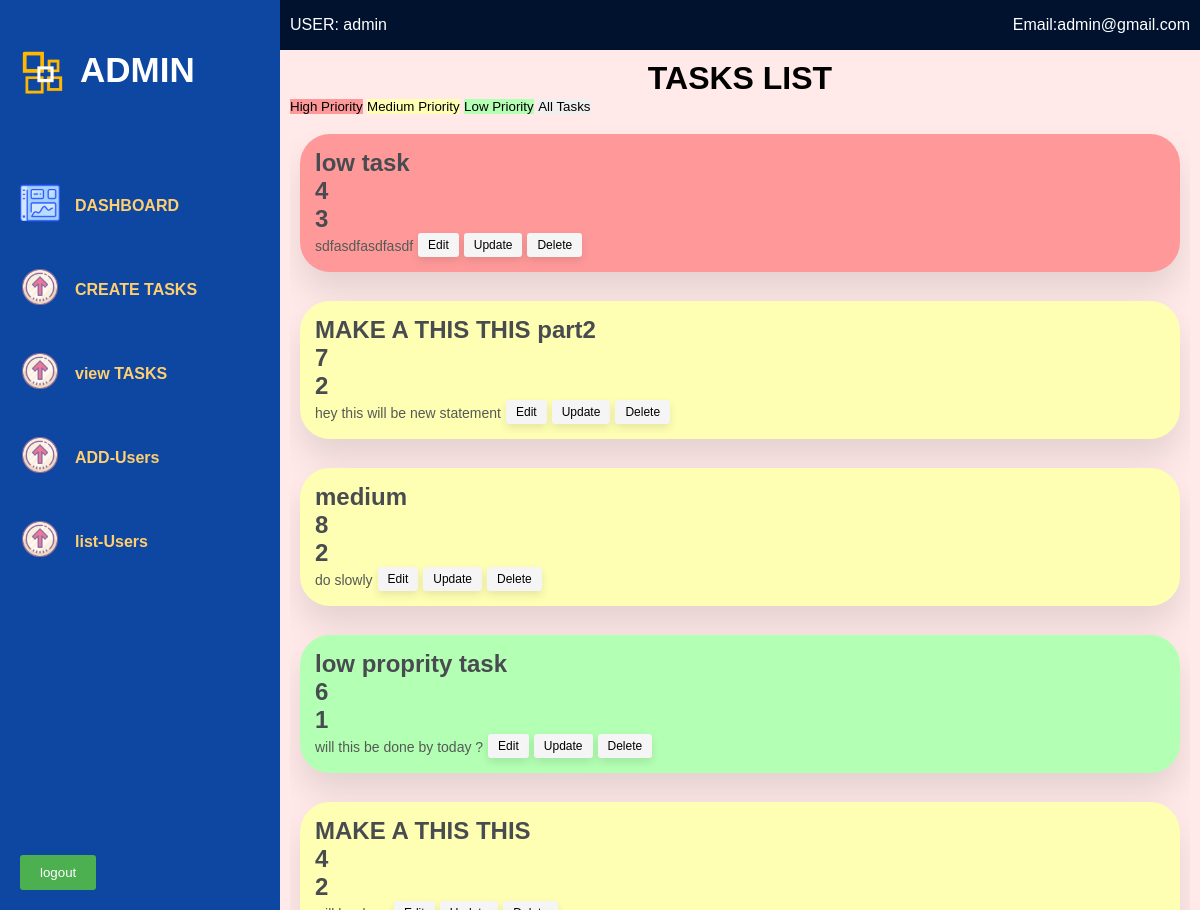
/viewtask.php (signed in), run on the app's committed database.
### tables this page shows
CREATE TABLE `tasks` (
  `task_id` int(10) NOT NULL,
  `title` varchar(222) NOT NULL,
  `description` text NOT NULL,
  `due_date` int(10) NOT NULL,
  `emp_id` int(10) NOT NULL,
  `task_priority` int(11) DEFAULT 1 CHECK (`task_priority` in (1,2,3))
);

### viewtask.php (the view, shortened to what this page needs)
<?php
require('config/db.php');
$query = 'SELECT *FROM tasks ';
$result = mysqli_query($conn,$query);
$tasks = mysqli_fetch_all($result, MYSQLI_ASSOC);
?>
<!DOCTYPE html>
<html lang="en">
  <head>
    <link rel="stylesheet" href="styledash.css" />
    <link rel="stylesheet" href="swiper/swiper-bundle.min.css" />
  </head>
  <body>
    <?php
      include('inc/header.php');
      ?>
    <div class="container">
      <div class="Section" style="overflow:auto">
    <h1 style="text-align: center;"> TASKS LIST</h1>
    <div class="sort-buttons">
  <button style=" background-color:#ff9999;" id="sort-high">High Priority</button>
  <button style=" background-color:#ffffb3;" id="sort-medium">Medium Priority</button>
  <button style=" background-color:#b3ffb3;" id="sort-low">Low Priority</button>
  <button id="sort-all">All Tasks</button>
</div>
    <?php foreach($tasks  as $task ): ?>
    <section class="tasks">
          <div class="t-card">
            <h2 class="task-no"><?php echo $task['title'];?></h2>
            <h2 class="task-no"><?php echo $task['emp_id'];?></h2>
            <h2 class="task-no" id="priority"><?php echo $task['task_priority'];?></h2>
            <div class="text-button">
              <p class="t-description">
              <?php echo $task['description']; ?>
              </p>
              <button class="button-small">Edit</button>
              <button class="button-small">Update</button>
              <button class="button-small">Delete</button>
            </div>
          </div>
         </section>
         <?php endforeach; ?>
</div>
</body>
</html>

### styledash.css (style rules this page uses)
* { margin: 0; padding: 0; outline: none; border: none; text-decoration: none; box-sizing: border-box; font-family: "Noto Sans JP", sans-serif; }
body { background: #d9d9d9; min-height: 100vh; }
.container { margin-left: 280px; height: 100vh; width: calc(100% - 280px); margin-top: 50px; position: fixed; background-color: #ffe9e9; transition: 0.5s; padding: 10px; box-sizing: border-box; overflow-y: auto; }
.tasks { position: relative; display: flex; flex-direction: column; justify-content: space-evenly; padding: 10px; }
.t-card { background-color: #f2f2f2; padding: 15px; margin-top: 9px; border-radius: 30px; color: grey; box-shadow: 0 20px 35px rgba(0, 0, 0, 0.1); }
.low-priority { background-color: #b3ffb3; }
.medium-priority { background-color: #ffffb3; }
.high-priority { background-color: #ff9999; }
.text-button { display: flex; }
.task-no { color: #484b4f; }
.t-description { margin-top: 5px; font-size: 14px; color: #555a56; }
.button-small { background-color: whitesmoke; border: none; color: black; padding: 5px 10px; text-align: center; text-decoration: none; display: inline-block; font-size: 12px; margin-left: 5px; border-radius: 3px; cursor: pointer; box-shadow: 0 4px 8px rgba(0, 0, 0, 0.1); transition: all 0.3s ease-in-out; }

### data on the page
tasks: title "low task", emp "4", task_priority "3", description "sdfasdfasdfasdf"
tasks: title "MAKE A THIS THIS part2", emp "7", task_priority "2", description "hey this will be new statement"
tasks: title "medium", emp "8", task_priority "2", description "do slowly"
tasks: title "low proprity task", emp "6", task_priority "1", description "will this be done by today ?"
tasks: title "MAKE A THIS THIS", emp "4", task_priority "2"

### other printed values
$_SESSION['username'] "admin"
